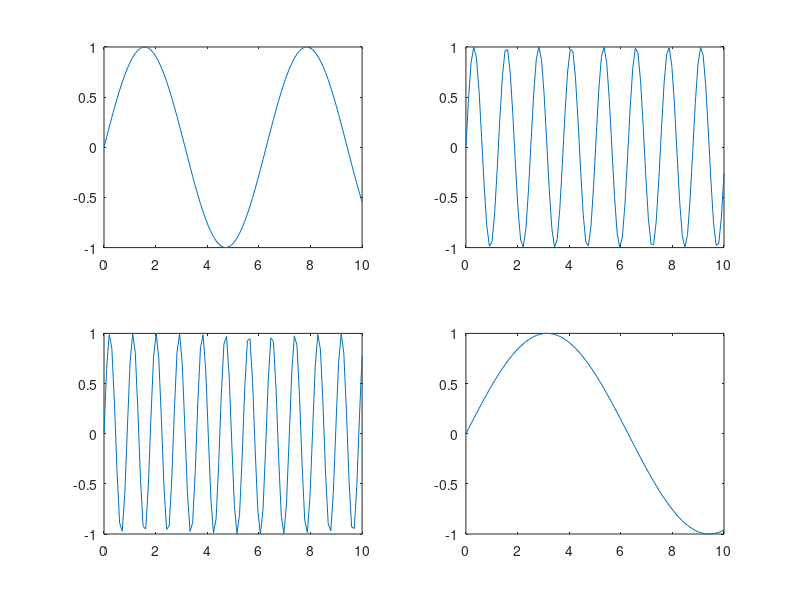

MATLAB code for this plot:
% Subplot Example 
close all
clear all
subplot(2,2,1);
x = linspace(0,10);
y1 = sin(x);
plot(x,y1)

subplot(2,2,2); 
y2 = sin(5*x);
plot(x,y2)

subplot(2,2,3); 
y2 = sin(7*x);
plot(x,y2)

subplot(2,2,4); 
y2 = sin(0.5*x);
plot(x,y2)